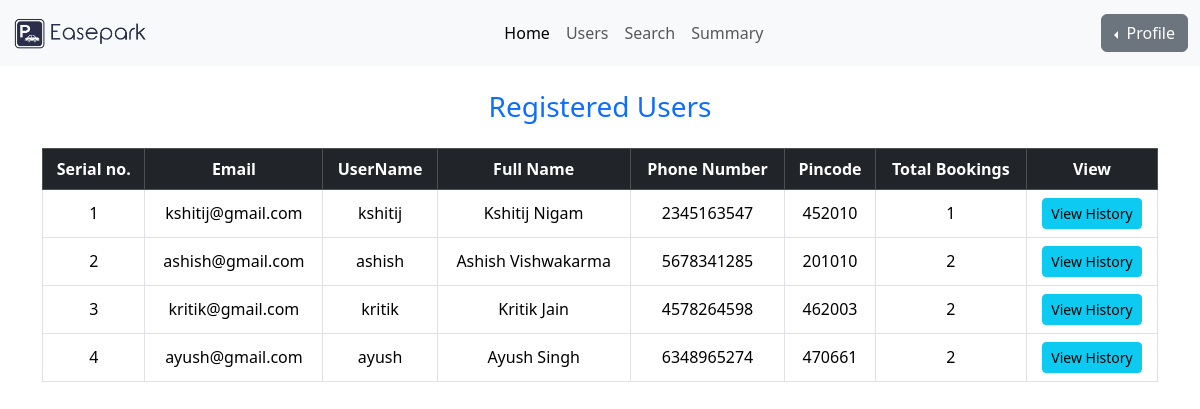
/dashboard/users (signed in), run on an earlier commit of the app's database.
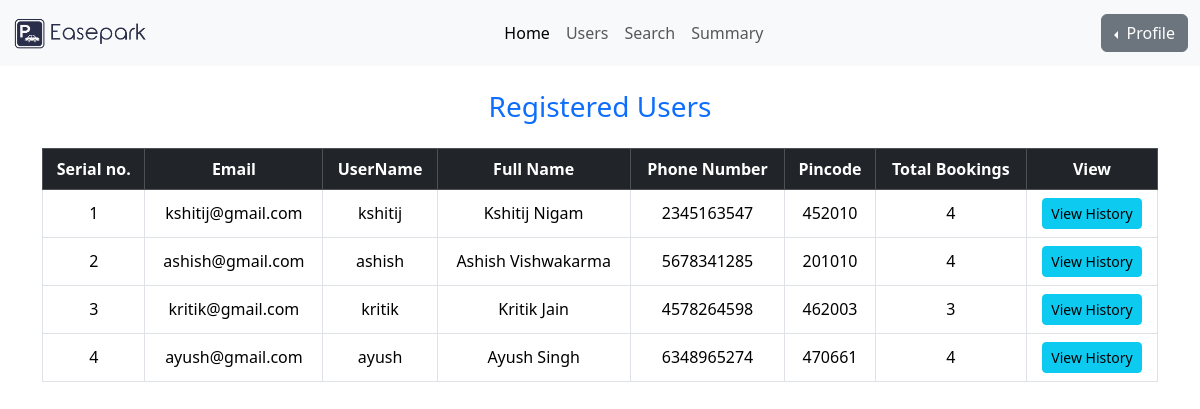
And on a later commit of the database.
### models/user_model.py (models this page shows)
class Users(UserMixin, db.Model):
    id = db.Column(db.Integer, primary_key=True)
    username= db.Column(db.String(100) , unique=True , nullable=False)
    email = db.Column(db.String(150), unique=True, nullable=True)
    password= db.Column(db.String(100) , nullable=False)
    role= db.Column(db.String(15), nullable=False)
    full_name = db.Column(db.String(100), nullable=True)
    phone_number = db.Column(db.String(15), unique=True, nullable=True)
    address = db.Column(db.String(255), nullable=True)
    pin_code = db.Column(db.String(10), nullable=True)
    member_since = db.Column(db.DateTime, default=datetime.utcnow)
    total_bookings = db.Column(db.Integer, default=0)
    reservations = db.relationship('Reservation', backref='user', lazy=True)

### controllers/admin_routes.py (the view)
@admin_blueprint.route('/users')
@login_required
def view_users():
    if current_user.role != 'admin':
        abort(404)
    users=Users.query.filter(Users.role != 'admin').all()
    return render_template('admin_users.html',users=users)

### app.py (called while the page is built)
@login_manager.user_loader
def load_user(user_id):
    return db.session.get(Users, int(user_id))

### templates/admin_users.html (shortened to what this page needs)
<!doctype html>
<html lang="en">
<head>
  <link href="https://cdn.jsdelivr.net/npm/bootstrap@5.3.6/dist/css/bootstrap.min.css" rel="stylesheet"
>
</head>
<body>
  <nav class="navbar navbar-expand-lg bg-body-tertiary" id="navbar">
    <div class="container-fluid">
      <a class="navbar-brand" href="{{ url_for('admin.dashboard') }}">
        <img src="{{ url_for('static', filename='images/logo.png') }}" alt="Easepark Logo"
          style="height: 40px; width: auto;">
      </a>
      <div class="collapse navbar-collapse" id="navbarSupportedContent">
        <ul class="navbar-nav mx-auto mb-2 mb-lg-0">
          <li class="nav-item">
            <a class="nav-link active" aria-current="page" href="{{ url_for('admin.dashboard') }}">Home</a>
          </li>
          <li class="nav-item">
            <a class="nav-link" href="{{ url_for('admin.view_users') }}">Users</a>
          </li>
          <li class="nav-item">
            <a class="nav-link" href="#">Search</a>
          </li>
          <li class="nav-item">
            <a class="nav-link" href="#">Summary</a>
          </li>
        </ul>
        <div class="btn-group dropstart">
          <button type="button" class="btn btn-secondary dropdown-toggle" data-bs-toggle="dropdown"
            aria-expanded="false">
            Profile
          </button>
        </div>
      </div>
    </div>
  </nav>
  <div class="container mt-4">
    <h3 class="text-center text-primary mb-4">Registered Users</h3>
    <div class="table-responsive">
      <table class="table table-bordered table-hover text-center align-middle">
        <thead class="table-dark">
          <tr>
            <th>Serial no.</th>
            <th>Email</th>
            <th>UserName</th>
            <th>Full Name</th>
            <th>Phone Number</th>
            <th>Pincode</th>
            <th>Total Bookings</th>
            <th>View</th>
          </tr>
        </thead>
        <tbody>
          {% for user in users %}
          <tr>
            <td>{{ loop.index }}</td>
            <td>{{ user.email }}</td>
            <td>{{ user.username }}</td>
            <td>{{ user.full_name }}</td>
            <td>{{ user.phone_number }}</td>
            <td>{{ user.pin_code }}</td>
            <td>{{ user.total_bookings }}</td>
            <td><a href="{{ url_for('admin.user_booking_history', user_id=user.id) }}" class="btn btn-info btn-sm">View
                History</a>
            </td>
          </tr>
          {% endfor %}
        </tbody>
      </table>
    </div>
  </div>
</body>
</html>

What changed in the data, as far as the page shows it:
changed Users "kshitij@gmail.com": total_bookings "1" → "4"
changed Users "ashish@gmail.com": total_bookings "2" → "4"
changed Users "kritik@gmail.com": total_bookings "2" → "3"
changed Users "ayush@gmail.com": total_bookings "2" → "4"
